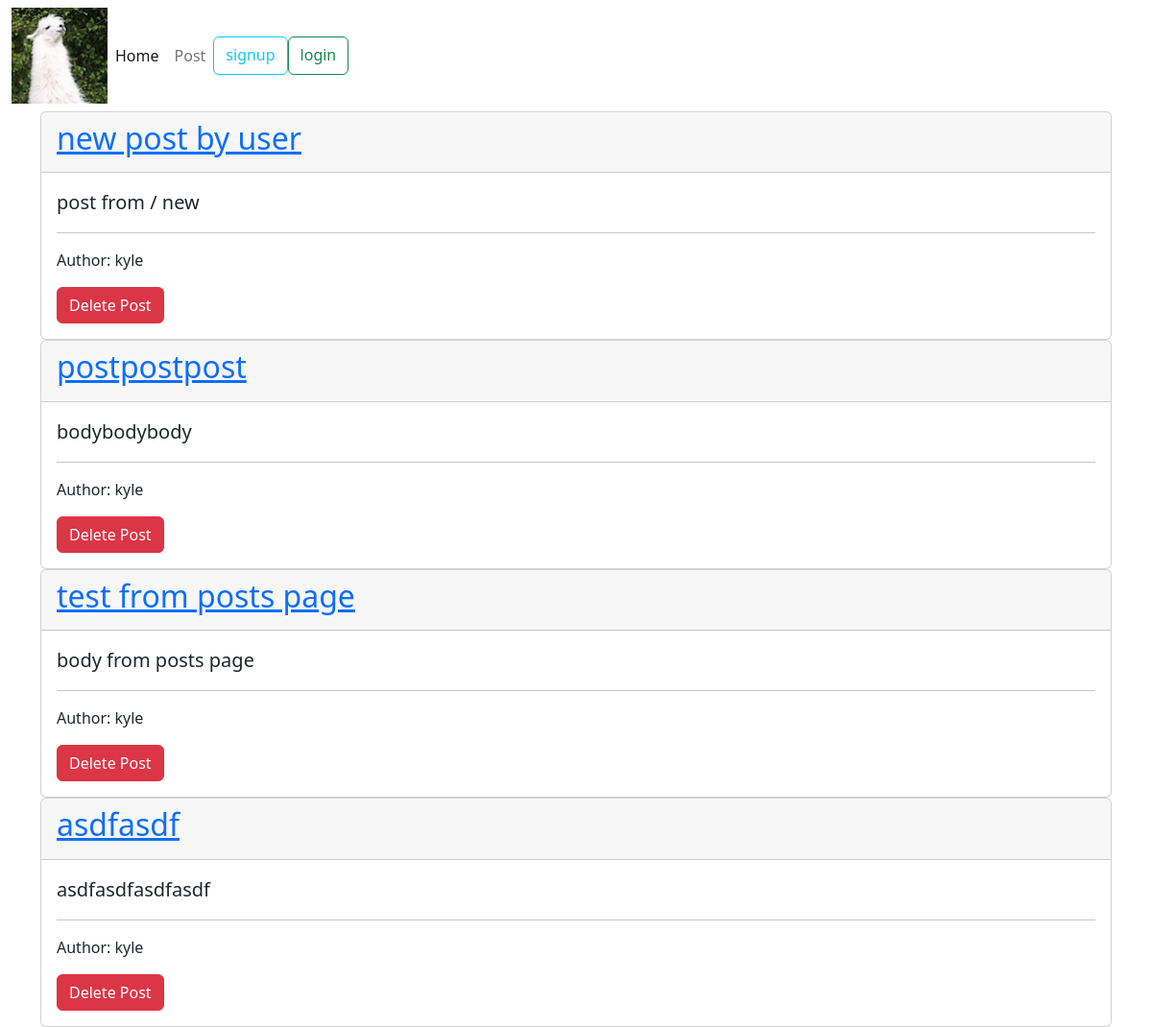
The app's page /, older data.
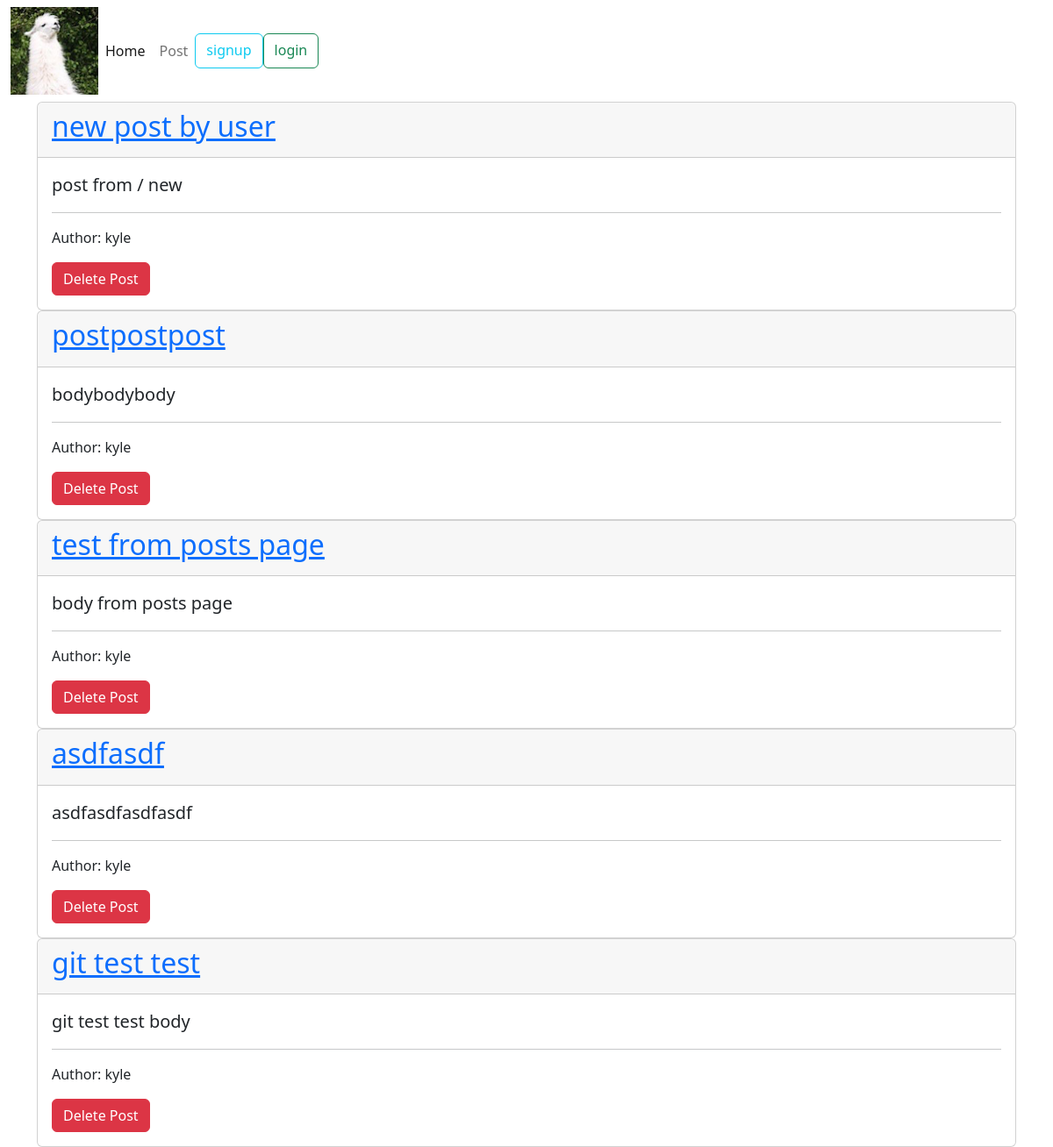
The same page, newer data.
### posts/models.py (models this page shows, shortened)
class Post(models.Model):
    title = models.CharField(max_length=25)
    body = models.CharField(max_length=500)
    author =  models.ForeignKey(User, on_delete=models.CASCADE, default=2)

### website/views.py (the view)
# urls.py: path('', welcome, name='home'),
def welcome(request):
    return render(request, "website/welcome.html",
                  {"current_time": datetime.now(),
                  "posts": Post.objects.all(),
                  "num_posts": Post.objects.count()})

### website/templates/website/welcome.html (shortened to what this page needs)
{% extends 'base.html' %}
{% block content %}
    {% for post in posts%}
    {%  include 'posts/post.html' %}
    {% endfor %}
{% endblock%}

### website/templates/base.html (shortened to what this page needs)
<!DOCTYPE html>
<html>
    <head>
        <link href="https://stackpath.bootstrapcdn.com/bootstrap/4.5.0/css/bootstrap.min.css" rel="stylesheet">
        <link href="https://stackpath.bootstrapcdn.com/font-awesome/4.7.0/css/font-awesome.min.css" rel="stylesheet">
        <link rel="stylesheet" href="https://cdn.jsdelivr.net/npm/bootstrap@5.2.3/dist/css/bootstrap.min.css">
        <link rel="stylesheet" href="https://cdn.jsdelivr.net/npm/@fortawesome/fontawesome-free@6.2.1/css/fontawesome.min.css">
    </head>
    <body>
        {% include 'top-menu.html'%}
        <div class ="container">
            {% block content %}
            {% endblock %}
        </div>
    </body>
</html>

### website/templates/top-menu.html (shortened to what this page needs)
{% load static %}
<nav class="navbar navbar-expand-lg bg-body-tertiary">
    <div class="container-fluid">
      <img src="{% static 'website/llama.png' %}" width="100" height="100">
      <div class="collapse navbar-collapse" id="navbarSupportedContent">
        <ul class="navbar-nav me-auto mb-2 mb-lg-0">
          <li class="nav-item">
            <a class="nav-link active" aria-current="page" href="{% url 'home' %}">Home</a>
          </li>
          <li class="nav-item">
            <a class="nav-item nav-link" href="{% url 'new' %}"> Post </a>
          </li>
              {% if user.is_authenticated %}
                <a class="btn btn-outline-danger my-sm-0" href="{% url 'logout' %}">logout</a>
                <span class="nav-item nav-link>"> <i class="fa fa-user"></i> {{ user.username|upper }}</span>
                {% else %}
                <a class="btn btn-outline-info my-sm-0" href="{% url 'signup' %}">signup</a>
                <a class="btn btn-outline-success my-sm-0" href="{% url 'login' %}">login</a>
              {% endif %}
        </ul>
      </div>
    </div>
  </nav>

### posts/templates/posts/post.html
<div class="card">
    <div class="card-header">
        <h2><a href="{% url 'detail' post.id %}"> {{post.title}}</a></h2>
    </div>
    <div class="card-body">
        <blockquote class="blockquote mb-0">
            <p> {{post.body}}</p>
        </blockquote>
        <hr>
        <p>Author: {{ post.author }}</p>
        <a href="{% url 'delete' post.id %}" class="btn btn-danger btn-small">Delete Post</a>
    </div>
</div>

Row changes from the older to the newer data that the page shows:
added Post: title "git test test", body "git test test body", author "kyle"
